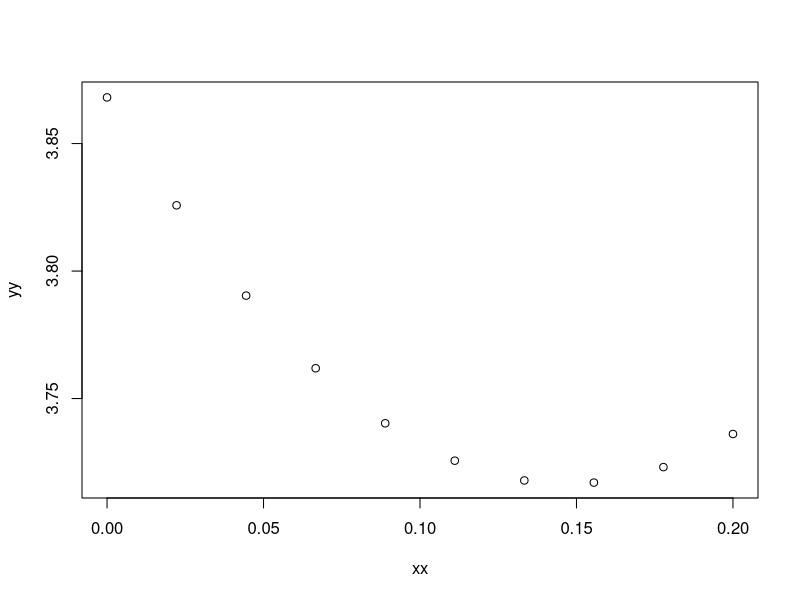

Recreate this plot in R.
# Q1
x <- c(0.18, -1.54, 0.42, 0.95)
w <- c(2, 1, 3, 1)

lse <- function(mu) {
  sum(w*(x-mu)^2)    

}

test <- c(0.0025, 0.1471, 0.3, 1.077)
sapply(test, lse)

xx <- seq(0,0.2,len=10)
yy <- sapply(xx, lse)
plot(xx,yy) # Ans: 0.1471

# Q2
x <- c(0.8, 0.47, 0.51, 0.73, 0.36, 0.58, 0.57, 0.85, 0.44, 0.42)
y <- c(1.39, 0.72, 1.55, 0.48, 1.19, -1.59, 1.23, -0.65, 1.49, 0.05)

r <- lm(y ~ x-1)
coef(r) # Ans: 0.8263

# Q3
data(mtcars)
mpg <- mtcars$mpg
weight <- mtcars$wt
class(mpg)
class(weight)
rmw <- lm(mpg ~ weight)
coef(rmw) # Ans: -5.344

# Q4
Cor = 0.5
sdx_over_sdy = 0.5
slope = Cor/sdx_over_sdy
slope # Ans: 1

# Q5
1.5*0.4 # Ans: 0.6

# Q6
x <- c(8.58, 10.46, 9.01, 9.64, 8.86)
(x-mean(x))/sd(x) # Ans: -0.9719

# Q7
x <- c(0.8, 0.47, 0.51, 0.73, 0.36, 0.58, 0.57, 0.85, 0.44, 0.42)
y <- c(1.39, 0.72, 1.55, 0.48, 1.19, -1.59, 1.23, -0.65, 1.49, 0.05)

r <- lm(y ~ x)
coef(r) # Ans: 1.567

# Q8
# Identically 0

# Q9
x <- c(0.8, 0.47, 0.51, 0.73, 0.36, 0.58, 0.57, 0.85, 0.44, 0.42)
mean(x) # An: 0.573

# Q10

# Other
x <- rnorm(99)
y <- rnorm(99)
